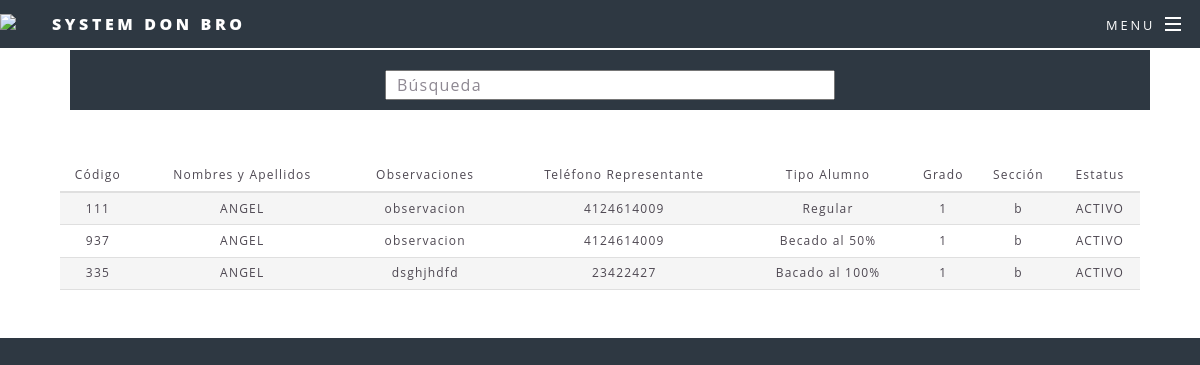
The app's page /Pantalla_consulta_alumno.php with its own data.
### tables this page shows
CREATE TABLE `alumnos` (
  `id` int(10) NOT NULL,
  `nombre` varchar(50) DEFAULT NULL,
  `beca_id` tinyint(4) DEFAULT NULL,
  `celular` varchar(50) DEFAULT NULL,
  `seccion` varchar(10) DEFAULT NULL,
  `grado` varchar(10) DEFAULT NULL,
  `codigo` varchar(10) DEFAULT NULL,
  `observacion` text NOT NULL,
  `credito_comida` int(10) NOT NULL,
  `estatus` varchar(50) DEFAULT NULL
);

CREATE TABLE `becas` (
  `id` tinyint(3) NOT NULL,
  `nombre` varchar(50) NOT NULL,
  `precio_comida` double NOT NULL
);

### Pantalla_consulta_alumno.php (the view, shortened to what this page needs)
<?php
  $conexion=mysqli_connect('localhost','root','','servidor.cobro');
  $sql="SELECT a.codigo,a.nombre,a.observacion,a.celular,b.nombre,a.grado,a.seccion,a.estatus
FROM alumnos a
INNER JOIN becas b ON a.beca_id=b.id
ORDER BY grado ASC ,seccion ASC";
  $stmt1 = mysqli_query($conexion, $sql);
?>
<!DOCTYPE HTML>
<html>
	<head>
		<link rel="stylesheet" href="assets/css/main.css" />
      </head>
	<form id="frmajax" method="post" >
      <div id="page-wrapper">
      <header id="header">
            <img name="imagen" src="images/logo.png" >
            <h1><a>System Don BRO</a></h1>
            <nav id="nav">
              <ul>
                <li class="special">
                  <a href="#menu" class="menuToggle"><span>Menu</span></a>
                </li>
              </ul>
            </nav>
          </header>
<article id="main">
			<section class="wrapper style5" >
        <div class="inner">
  <center>
  <div class="derecha" id="buscar"><input  maxlength="20" type="search" class="light-table-filter" data-table="order-table" placeholder="Búsqueda "></div>
  </center>
  <div class="datagrid">
    <table class="order-table table">
      <thead>
        <tr class="titulo">
           <td>
             Código
          </td>
           <td>
              Nombres y Apellidos
           </td>
           <td>
              Observaciones
           </td>
           <td >
              Teléfono Representante
           </td>
           <td>
              Tipo Alumno
           </td>
           <td>
              Grado
           </td>
           <td>
              Sección
           </td>
           <td>
              Estatus
           </td>
        </tr>
      </thead>
  <?PHP while( $row=mysqli_fetch_array($stmt1, MYSQLI_NUM)) {?>
  <tr>
    <td><?php echo $row['0']; ?></td>
    <td><?php echo $row['1']; ?></td>
    <td><?php echo $row['2']; ?></td>
    <td><?php echo $row['3']; ?></td>
    <td><?php echo $row['4']; ?></td>
    <td><?php echo $row['5']; ?></td>
    <td><?php echo $row['6']; ?></td>
     <td><?php echo $row['7']; ?></td>
  </tr>
  <?PHP }?>
 </table>
					</article>
			</div>
	</body>
</html>

### Pantalla_consulta_alumno.php (style rules this page uses)
table td { padding: 0.2em 0.2em; font-size: 12px; text-align: center; }
#buscar { width: 100%; font-size: 20px; color: #2e3842; background: #2e3842 ; padding-left: 20px ; border-radius: 0px; padding: 10px; margin:10px; }
input[type="search"] { width: 450px; height: 30px; margin-left: 0px; margin-top: 10px; padding-left: 10px; outline: none; font-size: 0.8em; color: #2e3842; }

### records on screen
alumnos: codigo "111", nombre "ANGEL", observacion "observacion", celular "4124614009", beca.nombre "Regular", grado "1", seccion "b", estatus "ACTIVO"
alumnos: codigo "937", nombre "ANGEL", observacion "observacion", celular "4124614009", beca.nombre "Becado al 50%", grado "1", seccion "b", estatus "ACTIVO"
alumnos: codigo "335", nombre "ANGEL", observacion "dsghjhdfd", celular "23422427", beca.nombre "Bacado al 100%", grado "1", seccion "b", estatus "ACTIVO"
